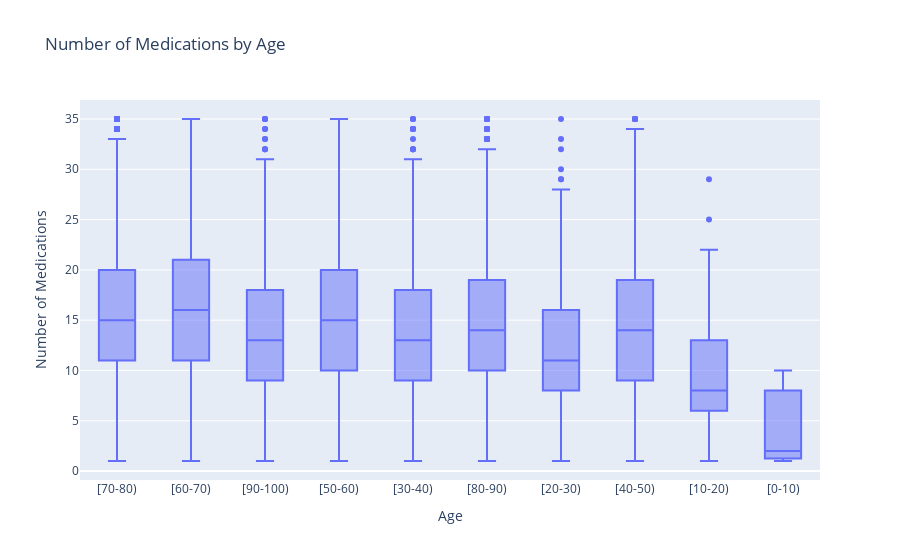

Notebook source saved alongside this figure:
### Markdown cell above
#### 2) Number of Medications by Age

### Code cell
fig = px.box(df, x='age', y='num_medications', title='Number of Medications by Age')
fig.update_layout(xaxis_title='Age', yaxis_title='Number of Medications')
fig.show()

### Figure 1 — Plotly figure (JSON) as saved in the notebook; plotly's stock layout.template omitted (floating-point values rounded to 4 significant figures; data arrays with more than 128 entries replaced by an {"elided": "..."} marker saying what was removed)
{"data": [{"alignmentgroup": "True", "hovertemplate": "age=%{x}<br>num_medications=%{y}<extra></extra>", "legendgroup": "", "marker": {"color": "#636efa"}, "name": "", "notched": false, "offsetgroup": "", "orientation": "v", "showlegend": false, "type": "box", "x": {"elided": "25925 str values"}, "x0": " ", "xaxis": "x", "y": {"elided": "25925 int values"}, "y0": " ", "yaxis": "y"}], "layout": {"boxmode": "group", "legend": {"tracegroupgap": 0}, "title": {"text": "Number of Medications by Age"}, "xaxis": {"anchor": "y", "domain": [0, 1], "title": {"text": "Age"}}, "yaxis": {"anchor": "x", "domain": [0, 1], "title": {"text": "Number of Medications"}}}}
